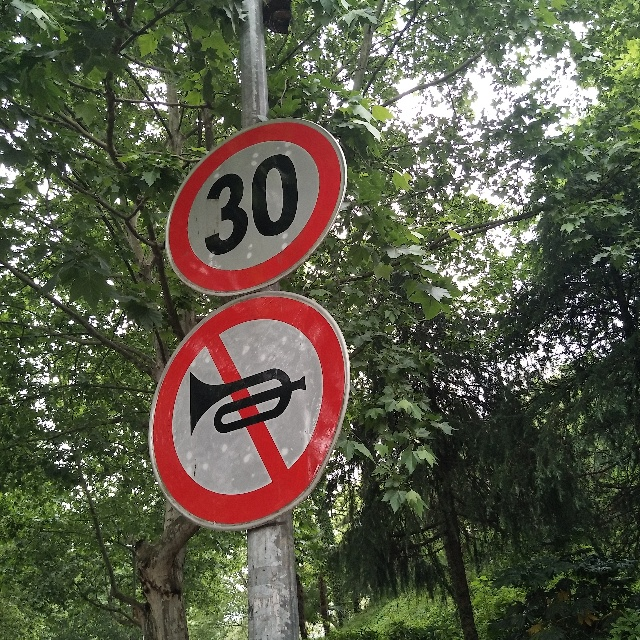
#> input picture traffic-sign-detection-master/data2/test_images/JPEGImages/sign_1022.jpg, 640 x 640 px
$ python -i opencv2.py   (imports and definitions only)   (older library calls are emulated)
#> lines starting #> are read from the running program, lines starting #| are printed output that depends on the picture; after the words box and inside, x2 and y2 are one past the last pixel; in counts of white or black regions, pixels touching at a corner belong together
#> further down, picture is the input picture: shape (640, 640, 3); mean B, G, R 71.6, 89.8, 89.5
import cv2
import numpy as np
import os
import math

# [106 lines left out: functions normalize, angle, colorthreshold, greenthreshold, not called in this run]
def yellowthreshold(img):
    #image=cv2.imread('/home/hc/flush/mser/cropped/'+photo2)

    hsv=cv2.cvtColor(img,cv2.COLOR_BGR2HSV)
#> hsv: shape (640, 640, 3); mean H, S, V 52.4, 82.3, 98.3
    #cv2.imshow('hsv',hsv)

    #设置HSV阈值到蓝色范围
    green_lower=np.array([0,70,70])
    green_upper=np.array([100,255,255])
    mask=cv2.inRange(hsv,green_lower,green_upper)
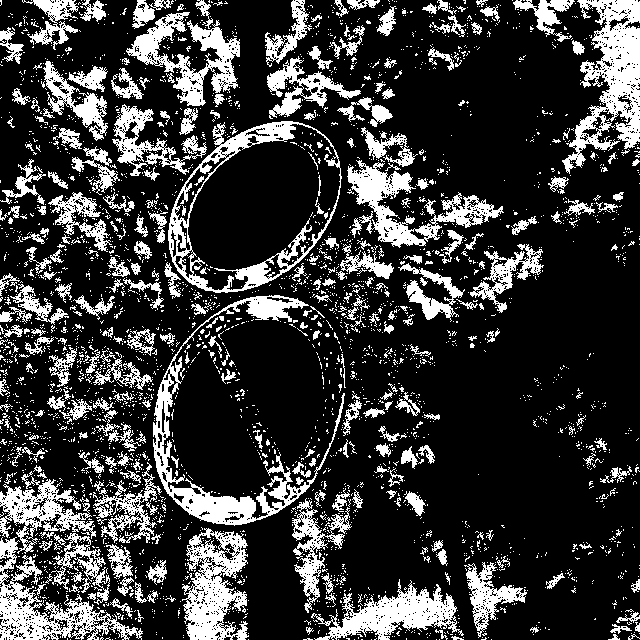
#> mask: shape (640, 640); 22.6% white; 3260 white regions (2951 under 20 px), largest, box (x1, y1, x2, y2) and area: (562, 0, 640, 174) 6017, (153, 295, 345, 526) 5904, (168, 121, 342, 293) 4597
    #print('mask',type(mask),mask.shape)
    #cv2.imshow('mask',mask)

    blurred=cv2.blur(mask,(9,9))
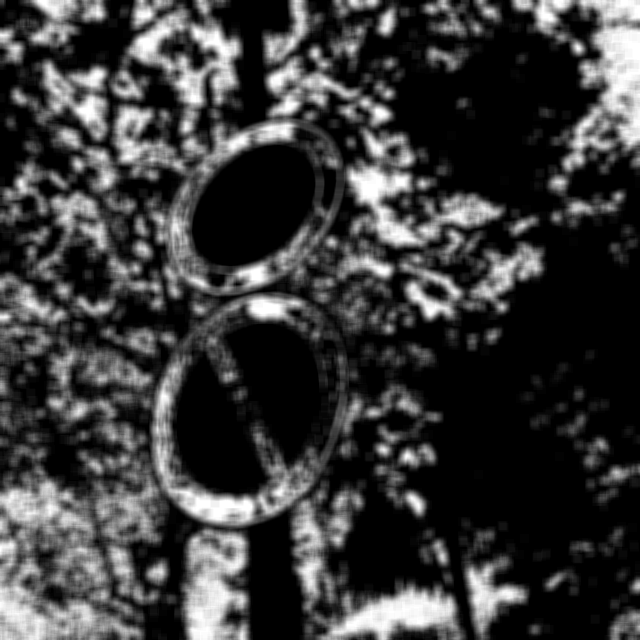
#> blurred: shape (640, 640); min 0, max 255, mean 57.6
    #cv2.imshow('blurred',blurred)

    #二值化
    ret,binary=cv2.threshold(blurred,127,255,cv2.THRESH_BINARY)
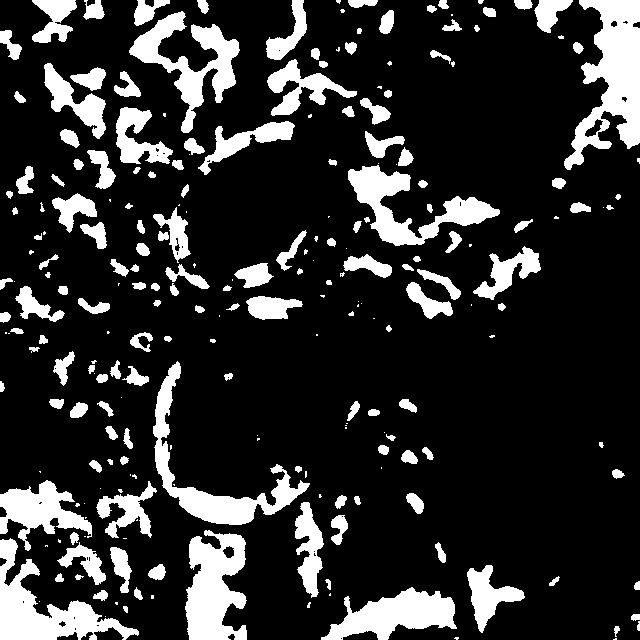
#> binary: shape (640, 640); 18.1% white; 239 white regions (80 under 20 px)
    #cv2.imshow('blurred binary',binary)
    '''
    #使区域闭合无空隙
    kernel=cv2.getStructuringElement(cv2.MORPH_RECT,(21,7))
    closed=cv2.morphologyEx(binary,cv2.MORPH_CLOSE,kernel)
    #cv2.imshow('closed',closed)

    #腐蚀和膨胀
    erode=cv2.erode(closed,None,iterations=4)
    dilate=cv2.dilate(erode,None,iterations=4)
    '''
    image,contours, hierarchy=cv2.findContours(binary, cv2.RETR_EXTERNAL,cv2.CHAIN_APPROX_SIMPLE)
#> contours = 239 contours, 96 with area under 20; largest, box (x1, y1, x2, y2) and area: (564, 0, 640, 170) 6388, (0, 538, 139, 640) 4648, (185, 530, 247, 640) 4640, (153, 361, 310, 525) 4273, (129, 11, 240, 133) 4058
    c_true=[]
    for i in range(len(contours)):
        cnt=contours[i]
        #area=cv2.contourArea(cnt)
        x,y,w,h=cv2.boundingRect(cnt)
        a=w/h
        if w>10 and w<200 and h>10 and h<200:
            c_true.append(cnt)
#> this loop made 239 passes
#> (x, y, w, h, a) on passes 1 to 3: (613, 638, 4, 2, 2), (454, 637, 5, 3, 1.67), (614, 626, 6, 11, 0.545)
#> after the loop, c_true = 82 contours; largest, box (x1, y1, x2, y2) and area: (564, 0, 640, 170) 6388, (0, 538, 139, 640) 4648, (185, 530, 247, 640) 4640, (153, 361, 310, 525) 4273, (129, 11, 240, 133) 4058

    return img,c_true

# [172 lines left out: functions triangle_dete, crop_image, dele_photo, object_detection_dir, not called in this run]

# [21 lines not run here, left out]

>>> import cv2
>>> picture = cv2.imread('data2/test_images/JPEGImages/sign_1022.jpg')
>>> result = yellowthreshold(picture)

$ run again, on traffic-sign-detection-master/data2/test_images/JPEGImages/sign_1170.jpg
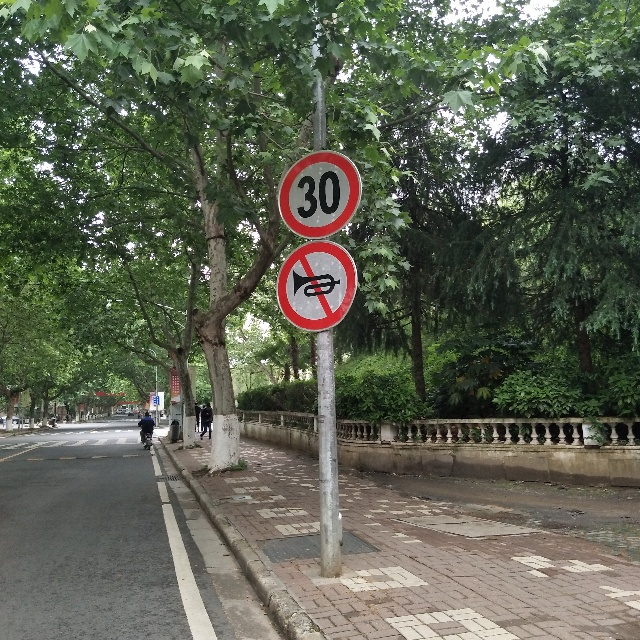
#> input picture traffic-sign-detection-master/data2/test_images/JPEGImages/sign_1170.jpg, 640 x 640 px
#> picture is the input picture: shape (640, 640, 3); mean B, G, R 81.2, 97.5, 92.4
#> hsv: shape (640, 640, 3); mean H, S, V 46.9, 63.1, 101.8
#> in yellowthreshold, `mask=cv2.inRange(hsv,green_lower,green_upper)`:
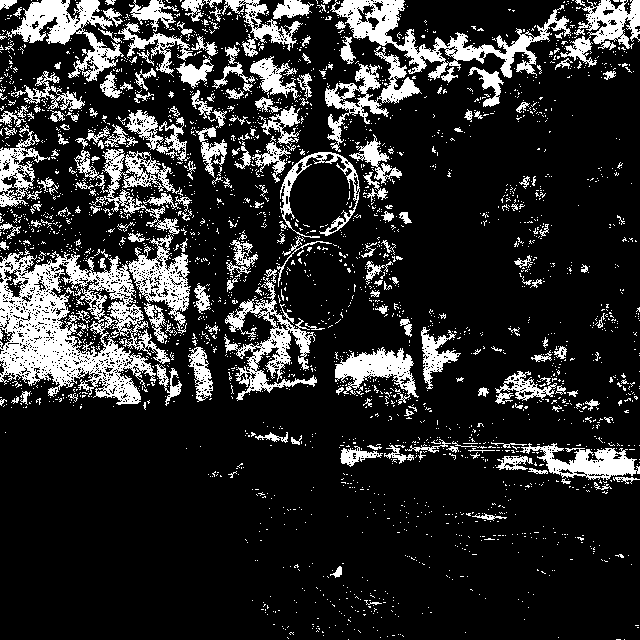
#> mask: shape (640, 640); 17.4% white; 2737 white regions (2529 under 20 px), largest, box (x1, y1, x2, y2) and area: (0, 251, 170, 405) 12399, (330, 0, 571, 80) 4815, (6, 0, 124, 82) 3452
#> in yellowthreshold, `ret,binary=cv2.threshold(blurred,127,255,cv2.THRESH_BINARY)`:
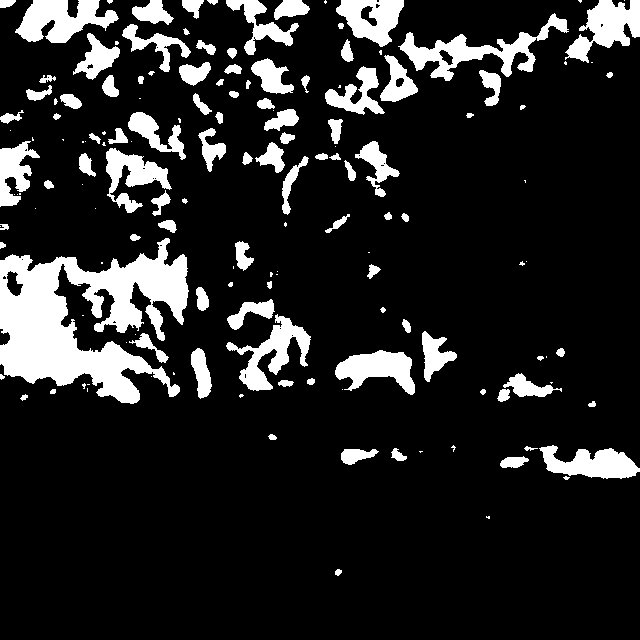
#> binary: shape (640, 640); 14.2% white; 155 white regions (55 under 20 px)
#> contours = 155 contours, 67 with area under 20; largest, box (x1, y1, x2, y2) and area: (0, 238, 189, 404) 16055, (398, 13, 569, 81) 2941, (15, 0, 119, 43) 2462, (565, 0, 640, 63) 2209, (226, 314, 311, 391) 2094
#> the loop in yellowthreshold, `for i in range(len(contours)):` made 155 passes
#> (x, y, w, h, a) on passes 1 to 3: (335, 569, 7, 7, 1), (486, 516, 4, 3, 1.33), (563, 476, 7, 4, 1.75)
#> after the loop in yellowthreshold, `for i in range(len(contours)):`: c_true = 57 contours; largest, box (x1, y1, x2, y2) and area: (0, 238, 189, 404) 16055, (398, 13, 569, 81) 2941, (15, 0, 119, 43) 2462, (565, 0, 640, 63) 2209, (226, 314, 311, 391) 2094
